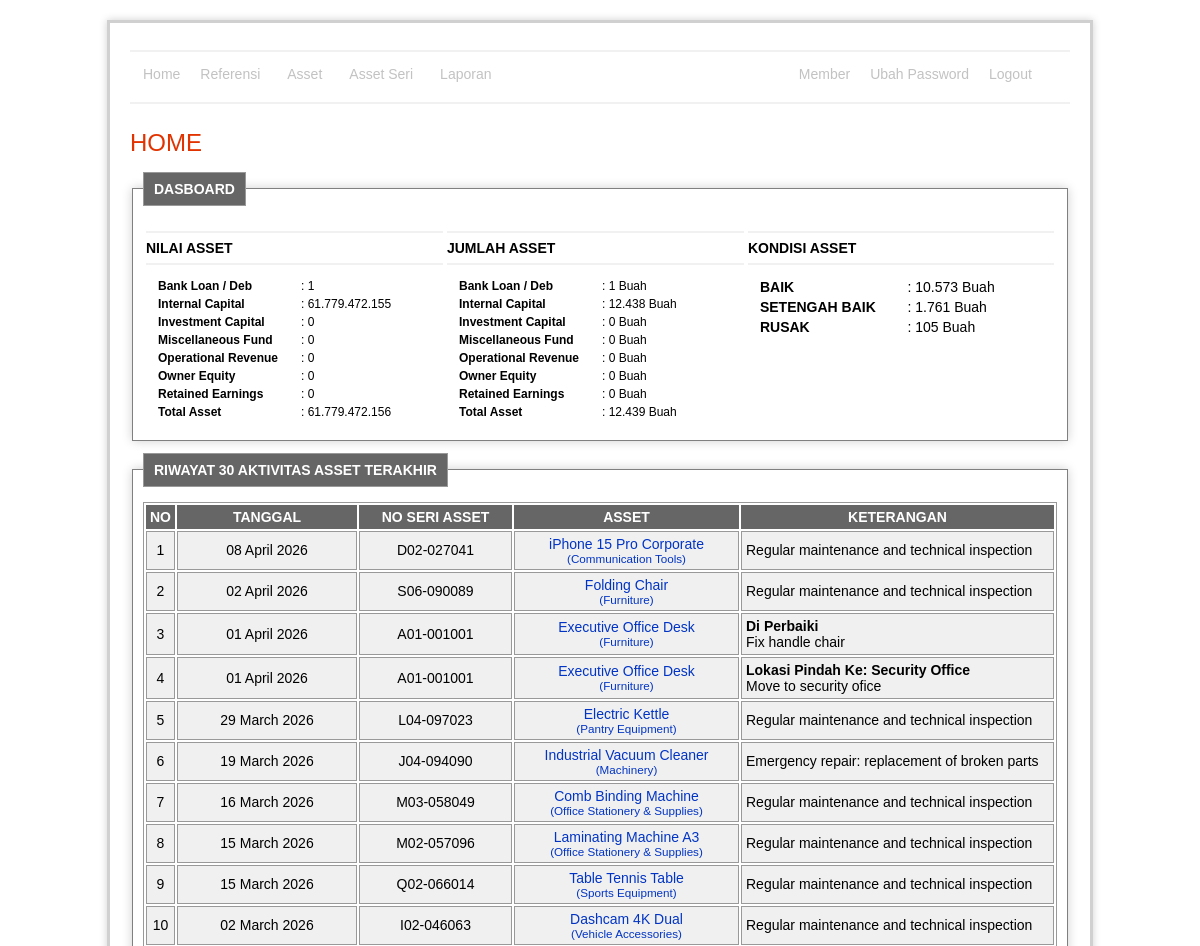
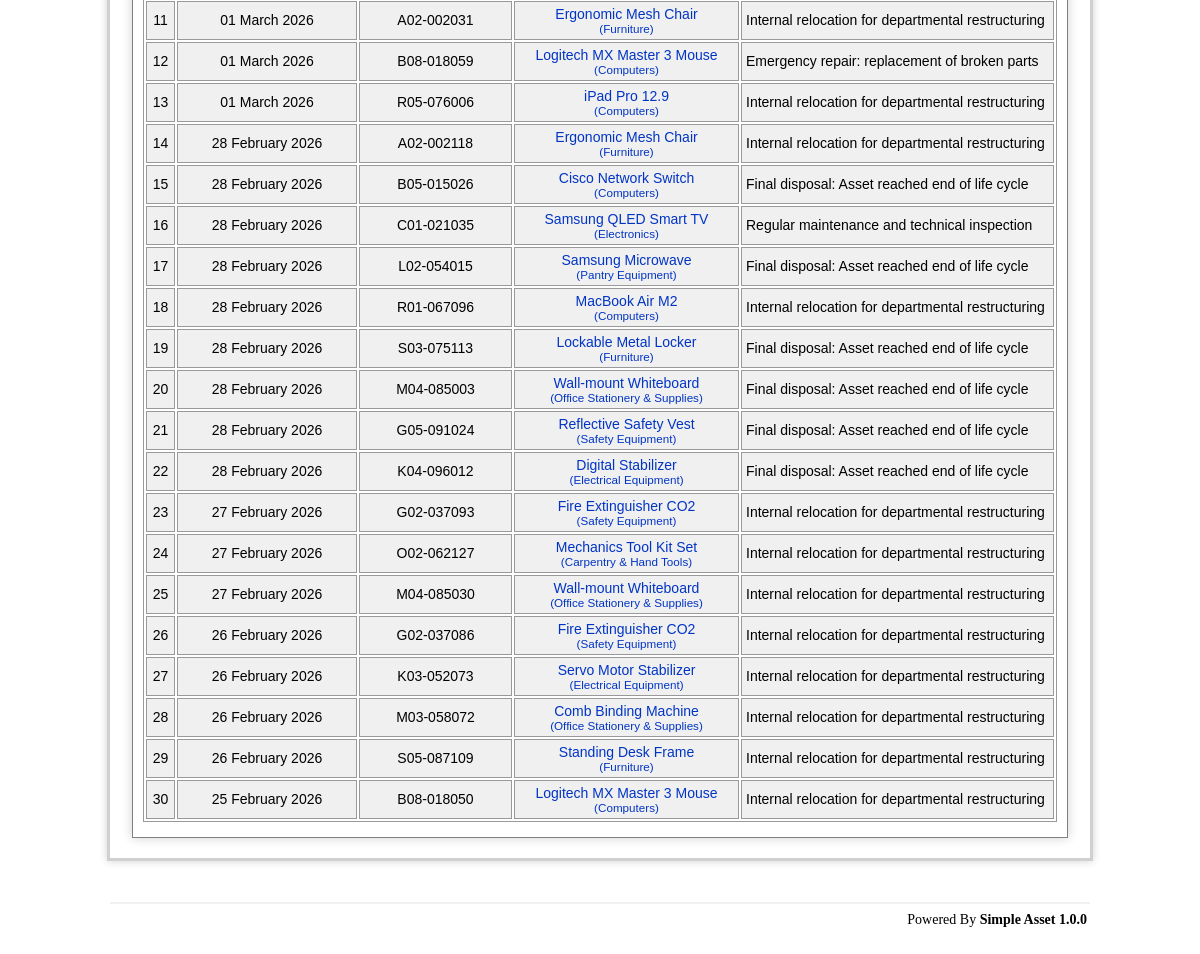
/apps/admin/home/index.php (signed in), run on the app's committed database (2 pictures, top to bottom).
### tables this page shows
CREATE TABLE `fund`  (
  `id` int(11) NOT NULL AUTO_INCREMENT,
  `name` varchar(255) NOT NULL,
  `is_delete` enum('0','1') NOT NULL DEFAULT '0',
  PRIMARY KEY (`id`) USING BTREE
);

### apps/admin/login/auth.php (called while the page is built, shortened)
<?php
$loginAccessDepartement = substr(str_replace('~', ',', $_SESSION['loginAccessDepartement']), -1 * (strlen(str_replace('~', ',', $_SESSION['loginAccessDepartement'])))) . '9999';
$loginAccessFund = substr(str_replace('~', ',', $_SESSION['loginAccessFund']), -1 * (strlen(str_replace('~', ',', $_SESSION['loginAccessFund'])))) . '9999';
?>

### apps/admin/home/indexRead.php (called while the page is built, shortened)
<?php
include '../login/auth.php';
include '../../lib/connection.php';
$query = "select id,name
		from fund
		where is_delete = '0'
			and id in ($loginAccessFund)
		order by name";
$dataFund = mysqli_query($con, $query) or die(mysqli_error($con));
$query = "select id,name
		from fund
		where is_delete = '0'
			and id in ($loginAccessFund)
		order by name";
$dataItem = mysqli_query($con, $query) or die(mysqli_error($con));
$query = "SELECT
		ah.id,
		ah.asset_series_id,
		ah.date,
		DATE_FORMAT(ah.date, '%d %M %Y') AS format_date,
		ah.type,
		ah.decription,
		ase.no_serries,
		a.code AS no_asset,
		a.name AS asset_name,
		a.code AS asset_id,
		a.foto AS asset_foto,
		a.foto_thumb AS asset_foto_thumb,
		c.name AS category_name
	FROM asset_history AS ah
	INNER JOIN asset_series AS ase ON ase.id = ah.asset_series_id
	INNER JOIN asset AS a ON a.id = ase.asset_id
	INNER JOIN category AS c ON c.id = a.category_id
	WHERE ase.departement_id IN ($loginAccessDepartement)
	AND ase.fund_id IN ($loginAccessFund)
	ORDER BY ah.date DESC
	LIMIT 0, 30";
$dataHistory = mysqli_query($con, $query) or die(mysqli_error($con));
?>

### apps/admin/home/index.php (the view, shortened to what this page needs)
<?php include 'indexRead.php' ?>
<?php include '../../lib/connection.php'; ?>
<link rel="stylesheet" type="text/css" media="screen" href="../asset/css/jquery.lightbox-0.5.css" />
<h1>HOME</h1>
<fieldset>
	<legend><b>DASBOARD<b></legend>
	<table width="100%">
		<tr>
			<td width="33%">
				<hr /><b>NILAI ASSET</b>
				<hr />
			</td>
			<td width="33%">
				<hr /><b>JUMLAH ASSET</b>
				<hr />
			</td>
			<td>
				<hr /><b>KONDISI ASSET</b>
				<hr />
			</td>
		</tr>
		<tr>
			<td valign="top" style="padding-left:10px;">
				<table width="100%" style="font-size:12px;">
					<?php while ($val = mysqli_fetch_array($dataFund)): ?>
						<tr>
							<td width="50%"><b><?php echo $val['name'] ?></td>
							<td align="rigth">:
								<?php
								$query = "select sum(price) as nilai
											from asset_series as ase
											  where ase.fund_id = '{$val['id']}'
											    and ase.is_delete = '0'
											    and ase.is_remove = '0'
												and ase.departement_id in ($loginAccessDepartement)";
								$tmp = mysqli_query($con, $query) or die(mysqli_error($con));
								$data = mysqli_fetch_array($tmp);
								?>
								<?php echo number_format($data['nilai'], 0, '', '.') ?>
							</td>
						</tr>
					<?php endwhile; ?>
					<tr>
						<td width="50%"><b>Total Asset</td>
						<td>:
							<?php
							$query = "select sum(price) as nilai
										from asset_series as ase
										  where ase.is_delete = '0'
										    and ase.is_remove = '0'
											and ase.fund_id in ($loginAccessFund)
											and ase.departement_id in ($loginAccessDepartement)";
							$tmp = mysqli_query($con, $query) or die(mysqli_error($con));
							$data = mysqli_fetch_array($tmp);
							?>
							<?php echo number_format($data['nilai'], 0, '', '.') ?>
						</td>
					</tr>
				</table>
			</td>
			<td valign="top" style="padding-left:10px">
				<table width="100%" style="font-size:12px;">
					<?php while ($val = mysqli_fetch_array($dataItem)): ?>
						<tr>
							<td width="50%"><b><?php echo $val['name'] ?></td>
							<td>:
								<?php
								$query = "select count(id) as nilai
											from asset_series as ase
											  where ase.fund_id = '{$val['id']}'
											    and ase.is_delete = '0'
											    and ase.is_remove = '0'
												and ase.departement_id in ($loginAccessDepartement)";
								$tmp = mysqli_query($con, $query) or die(mysqli_error($con));
								$data = mysqli_fetch_array($tmp);
								?>
								<?php echo number_format($data['nilai'], 0, '', '.') ?> Buah
							</td>
						</tr>
					<?php endwhile; ?>
					<tr>
						<td width="50%"><b>Total Asset</td>
						<td>:
							<?php
							$query = "select count(id) as nilai
											from asset_series as ase
											  where ase.is_delete = '0'
											    and ase.is_remove = '0'
												and ase.fund_id in ($loginAccessFund)
												and ase.departement_id in ($loginAccessDepartement)";
							$tmp = mysqli_query($con, $query) or die(mysqli_error($con));
							$data = mysqli_fetch_array($tmp);
							?>
							<?php echo number_format($data['nilai'], 0, '', '.') ?> Buah
						</td>
					</tr>
				</table>
			</td>
			<td valign="top" style="padding-left:10px">
				<table width="100%">
					<tr>
						<td width="50%"><b>BAIK</td>
						<td>:
							<?php
							$query = "select count(id) as nilai
											from asset_series as ase
											  where ase.cond = '1'
											    and ase.is_delete = '0'
											    and ase.is_remove = '0'
												and ase.fund_id in ($loginAccessFund)
												and ase.departement_id in ($loginAccessDepartement)";
							$tmp = mysqli_query($con, $query) or die(mysqli_error($con));
							$data = mysqli_fetch_array($tmp);
							?>
							<?php echo number_format($data['nilai'], 0, '', '.') ?> Buah
						</td>
					</tr>
					<tr>
						<td width="50%"><b>SETENGAH BAIK</td>
						<td>:
							<?php
							$query = "select count(id) as nilai
											from asset_series as ase
											  where ase.cond = '2'
											    and ase.is_delete = '0'
											    and ase.is_remove = '0'
												and ase.fund_id in ($loginAccessFund)
												and ase.departement_id in ($loginAccessDepartement)";
							$tmp = mysqli_query($con, $query) or die(mysqli_error($con));
							$data = mysqli_fetch_array($tmp);
							?>
							<?php echo number_format($data['nilai'], 0, '', '.') ?> Buah
						</td>
					</tr>
					<tr>
						<td width="50%"><b>RUSAK</td>
						<td>:
							<?php
							$query = "select count(id) as nilai
											from asset_series as ase
											  where ase.cond = '0'
											    and ase.is_delete = '0'
											    and ase.is_remove = '0'
												and ase.fund_id in ($loginAccessFund)
												and ase.departement_id in ($loginAccessDepartement)";
							$tmp = mysqli_query($con, $query) or die(mysqli_error($con));
							$data = mysqli_fetch_array($tmp);
							?>
							<?php echo number_format($data['nilai'], 0, '', '.') ?> Buah
						</td>
					</tr>
				</table>
			</td>
		</tr>
	</table>
</fieldset>
<?php if (mysql_num_rows($dataHistory) > 0): ?>
	<fieldset>
		<legend><b>RIWAYAT 30 AKTIVITAS ASSET TERAKHIR<b></legend>
		<div id="tbl">
			<table width="100%">
				<thead>
					<tr>
						<th width="2%"><b>NO</b></th>
						<th width="20%"><b>TANGGAL</b></th>
						<th width="17%"><b>NO SERI ASSET</b></th>
						<th width="25%"><b>ASSET</b></th>
						<th><b>KETERANGAN</b></th>
					</tr>
				</thead>
				<?php $i = 1; ?>
				<?php while ($val = mysqli_fetch_array($dataHistory)): ?>
					<tr>
						<td align="center"><?php echo $i ?></td>
						<td align="center"><?php echo $val['format_date'] ?></td>
						<td align="center"><?php echo $val['no_asset'] ?>-<?php echo $val['no_serries'] ?></td>
						<td align="center">
							<?php if (strlen($val['asset_foto_thumb']) > 0): ?>
								<a href="../asset/foto/<?php echo $val['asset_foto'] ?>" class="lightbox"
									title="<?php echo $val['asset_name'] ?>">
									<?php echo $val['asset_name'] ?><br />
									<small>(<?php echo $val['category_name'] ?>)</small>
								</a>
							<?php else: ?>
								<?php echo $val['asset_name'] ?><br />
								<small>(<?php echo $val['category_name'] ?>)</small>
							<?php endif; ?>
						</td>
						<td><?php echo $val['decription'] ?></td>
					</tr>
					<?php $i++; ?>
				<?php endwhile; ?>
			</table>
		</div>
	</fieldset>
<?php endif; ?>
<?php $templateContent = ob_get_contents(); ?>
<?php include '../template/main.php' ?>

### apps/admin/template/main.php (shortened to what this page needs)
<html>
	<head>
		<link rel="stylesheet" type="text/css" media="screen" href="../asset/css/style.css" />
		<link rel="stylesheet" type="text/css" media="screen" href="../asset/css/jquery	-ui.css" />
		<link rel="stylesheet" type="text/css" media="screen" href="../asset/css/nav.css" />
	<head>
	<body>
		<div id="content" style="width:980px;">
			<div id="body">
				<div>
					<?php include '../menu/index.php' ?>
				</div>
				<div>
					<?php echo $templateContent ?>
				</div>
			</div>
		</div>
	<footer>
		<center>
			<div id="footer" style="width:980px">
				<hr />
				<table width="100%">
					<td width="50%">
					</td>
					<td align="right">
						Powered By <b>Simple Asset 1.0.0</b>
					</td>
			</div>
		</center>
	</footer>
</html>

### apps/admin/menu/index.php (shortened to what this page needs)
<?php include '../menu/indexRead.php' ?>
<hr />
<table width="100%">
	<tr>
		<td width="<?php echo substr($_SESSION['loginPrivilage'],6,1) == '1' ? '70%' : '75%' ?>" valign="top">
			<div id="smoothmenu" class="ddsmoothmenu">
				<ul>
					<?php if(substr($_SESSION['loginPrivilage'],0,1) == '1'): ?>
						<li><a href="../home/index.php">Home</a></li>
					<?php endif; ?>
					<?php if(substr($_SESSION['loginPrivilage'],1,1) == '1'): ?>
					<li>
						<a href="#">Referensi</a>
					</li>
					<?php endif; ?>
					<?php if(substr($_SESSION['loginPrivilage'],3,1) == '1'): ?>
					<li>
						<a href="#">Asset</a>
					</li>
					<?php endif; ?>
					<?php if(substr($_SESSION['loginPrivilage'],4,1) == '1'): ?>
					<li>
						<a href="#">Asset Seri</a>
					</li>
					<?php endif; ?>
					<?php if(substr($_SESSION['loginPrivilage'],5,1) == '1'): ?>
					<li>
						<a href="#">Laporan</a>
					</li>
					<?php endif; ?>
				</ul>
			</div>
		</td>
		<td valign="top">
			<div class="ddsmoothmenu">
				<ul>
					<?php if(substr($_SESSION['loginPrivilage'],6,1) == '1'): ?>
						<li><a href="../member/index.php">Member</a></li>
					<?php endif; ?>
					<?php if(substr($_SESSION['loginPrivilage'],7,1) == '1'): ?>
						<li><a href="../changePassword/edit.php">Ubah Password</a></li>
					<?php endif; ?>
					<?php if(substr($_SESSION['loginPrivilage'],8,1) == '1'): ?>
						<li><a href="../login/signout.php">Logout</a></li>
					<?php endif; ?>
				</ul>
			</div>
		</td>
	</tr>
</table>
<hr />

### apps/admin/asset/css/style.css (style rules this page uses)
#body { margin: 15px; padding: 5px; font-family: Lucida Grande, Verdana, Geneva, Sans-serif; font-size: 13px; color: #333; background-color: #fff; }
a { color: #0134c5; background-color: transparent; text-decoration: none; font-weight: normal; outline-style: none; }
#content { border: 3px solid #D0D0D0; -webkit-box-shadow: 0 0 8px #D0D0D0; margin: 20px auto; padding: 0; }
#content h1 { color: #e13300; background-color: transparent; font-weight: normal; font-size: 24px; margin: 10px 0 5px 0; padding: 15px 0 10px 0px; text-align:left; }
table { font-size: 14px; }
#tbl table { border: 1px solid #999; }
#tbl th { font-weight: bold; text-align: center; font-size: 14px; background-color: #666; color: #fff; padding: 4px; }
#tbl td { border: 1px solid #999; font-weight: normal; font-size: 14px; padding: 4px; background-color: #f0f0f0; }
#footer { background-color: transparent; font-size: 10px; padding: 16px 0 15px 0; margin: 20px 0 0 0; text-align: center; }
fieldset { border: 1px solid #999; background-color: #ffffff; border: 1px solid gray; -webkit-box-shadow: 0px 0px 10px #D0D0D0; padding: 15px 10px 15px 10px; }
fieldset legend { border: 1px solid #999; font-size: 14px; padding: 8px 10px 8px 10px; background-color: #666; color: #fff; }
hr { border: 1px solid #f1f1f1; }

### apps/admin/asset/css/nav.css (style rules this page uses)
.ddsmoothmenu { font: bold 14px; font-family: Lucida Grande, Verdana, Geneva, Sans-serif; background:none; margin-left:0px; }
.ddsmoothmenu ul { margin: 0; padding: 0; list-style-type: none; }
.ddsmoothmenu ul li { position: relative; display: inline; float: left; }
.ddsmoothmenu ul li a,.ddsmoothmenu ul li a.noborder { display: block; background:none; color: #666; padding: 5px 10px 10px 10px; text-decoration: none; }
.ddsmoothmenu ul li a:link, .ddsmoothmenu ul li a:visited { color: #6666; }

### data on the page
fund: name "Bank Loan / Deb", nilai "1"
fund: name "Internal Capital", nilai "61.779.472.155", nilai "12.438"
fund: name "Investment Capital", nilai "0"
fund: name "Miscellaneous Fund", nilai "0"
fund: name "Operational Revenue", nilai "0"
fund: name "Owner Equity", nilai "0"
fund: name "Retained Earnings", nilai "0"

### other printed values
$data['nilai'] "61.779.472.156"
$data['nilai'] "12.439"
$data['nilai'] "10.573"
$data['nilai'] "1.761"
$data['nilai'] "105"
$val['format_date'] "08 April 2026"
$val['no_asset'] "D02"
$val['no_serries'] "027041"
$val['asset_name'] "iPhone 15 Pro Corporate"
$val['category_name'] "Communication Tools"
$val['decription'] "Regular maintenance and technical inspection"
$val['format_date'] "02 April 2026"
$val['no_asset'] "S06"
$val['no_serries'] "090089"
$val['asset_name'] "Folding Chair"
